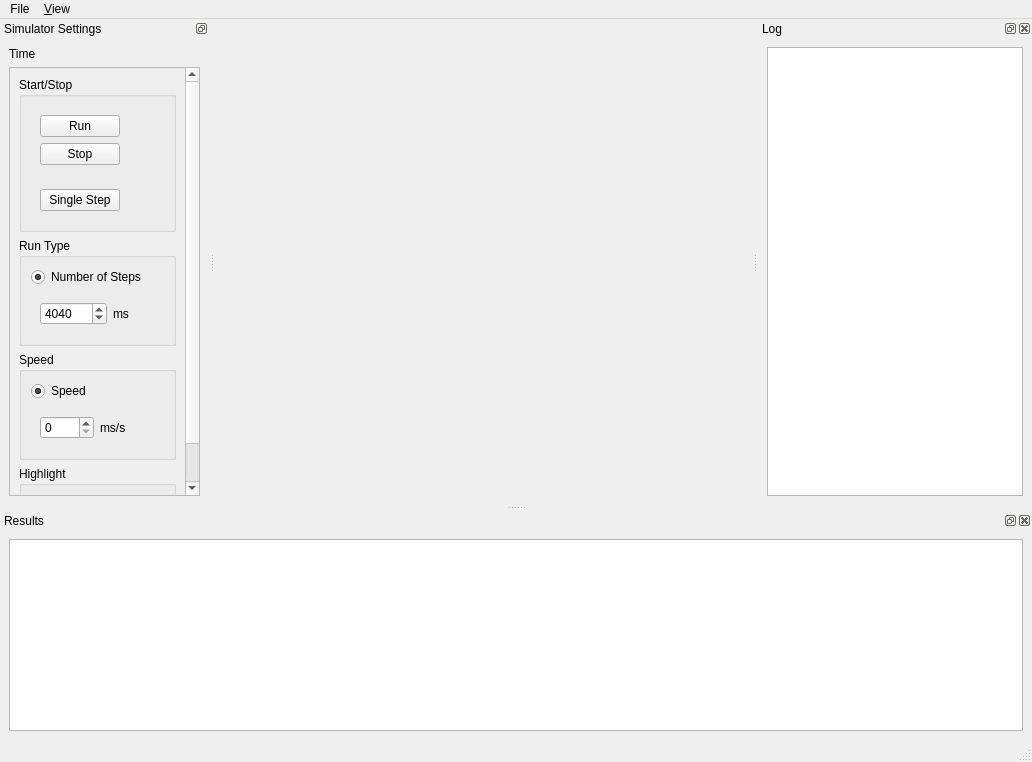
<?xml version="1.0" encoding="UTF-8"?>
<ui version="4.0">
 <class>WSNsim</class>
 <widget class="QMainWindow" name="WSNsim">
  <property name="geometry">
   <rect>
    <x>0</x>
    <y>0</y>
    <width>1032</width>
    <height>762</height>
   </rect>
  </property>
  <property name="windowTitle">
   <string>WSN Simulator</string>
  </property>
  <widget class="QWidget" name="centralwidget">
   <layout class="QHBoxLayout" name="horizontalLayout"/>
  </widget>
  <widget class="QMenuBar" name="menubar">
   <property name="geometry">
    <rect>
     <x>0</x>
     <y>0</y>
     <width>1032</width>
     <height>27</height>
    </rect>
   </property>
   <widget class="QMenu" name="menuFile">
    <property name="title">
     <string>File</string>
    </property>
    <addaction name="separator"/>
    <addaction name="actionQuit"/>
   </widget>
   <widget class="QMenu" name="menu_View">
    <property name="title">
     <string>&amp;View</string>
    </property>
    <addaction name="actionSettings"/>
    <addaction name="actionResults"/>
    <addaction name="actionLog"/>
   </widget>
   <addaction name="menuFile"/>
   <addaction name="menu_View"/>
  </widget>
  <widget class="QStatusBar" name="statusbar"/>
  <widget class="QDockWidget" name="settingsDockWidget">
   <property name="features">
    <set>QDockWidget::DockWidgetFloatable|QDockWidget::DockWidgetMovable</set>
   </property>
   <property name="windowTitle">
    <string>Simulator Settings</string>
   </property>
   <attribute name="dockWidgetArea">
    <number>1</number>
   </attribute>
   <widget class="QWidget" name="dockWidgetContents">
    <layout class="QVBoxLayout" name="verticalLayout">
     <item>
      <widget class="QLabel" name="currentTimeLabel">
       <property name="text">
        <string>Time</string>
       </property>
      </widget>
     </item>
     <item>
      <widget class="QScrollArea" name="scrollArea">
       <property name="widgetResizable">
        <bool>true</bool>
       </property>
       <widget class="QWidget" name="scrollAreaWidgetContents">
        <property name="geometry">
         <rect>
          <x>0</x>
          <y>0</y>
          <width>240</width>
          <height>500</height>
         </rect>
        </property>
        <layout class="QVBoxLayout" name="verticalLayout_7">
         <item>
          <widget class="QGroupBox" name="groupBox_3">
           <property name="title">
            <string>Start/Stop</string>
           </property>
           <layout class="QVBoxLayout" name="verticalLayout_6">
            <item>
             <widget class="QWidget" name="widget_2" native="true">
              <layout class="QHBoxLayout" name="horizontalLayout_2">
               <property name="spacing">
                <number>0</number>
               </property>
               <property name="margin">
                <number>0</number>
               </property>
               <item>
                <widget class="QWidget" name="widget" native="true">
                 <layout class="QVBoxLayout" name="verticalLayout_3">
                  <item>
                   <widget class="QPushButton" name="startButton">
                    <property name="text">
                     <string>Run</string>
                    </property>
                   </widget>
                  </item>
                  <item>
                   <widget class="QPushButton" name="stopButton">
                    <property name="text">
                     <string>Stop</string>
                    </property>
                   </widget>
                  </item>
                 </layout>
                </widget>
               </item>
               <item>
                <spacer name="horizontalSpacer_4">
                 <property name="orientation">
                  <enum>Qt::Horizontal</enum>
                 </property>
                 <property name="sizeHint" stdset="0">
                  <size>
                   <width>40</width>
                   <height>20</height>
                  </size>
                 </property>
                </spacer>
               </item>
              </layout>
             </widget>
            </item>
            <item>
             <widget class="QWidget" name="widget_5" native="true">
              <layout class="QHBoxLayout" name="horizontalLayout_4">
               <item>
                <widget class="QPushButton" name="stepButton">
                 <property name="text">
                  <string>Single Step</string>
                 </property>
                </widget>
               </item>
               <item>
                <spacer name="horizontalSpacer">
                 <property name="orientation">
                  <enum>Qt::Horizontal</enum>
                 </property>
                 <property name="sizeHint" stdset="0">
                  <size>
                   <width>40</width>
                   <height>20</height>
                  </size>
                 </property>
                </spacer>
               </item>
              </layout>
             </widget>
            </item>
           </layout>
          </widget>
         </item>
         <item>
          <widget class="QGroupBox" name="groupBox">
           <property name="title">
            <string>Run Type</string>
           </property>
           <layout class="QVBoxLayout" name="verticalLayout_4">
            <item>
             <widget class="QRadioButton" name="stepsRadioButton">
              <property name="text">
               <string>Number of Steps</string>
              </property>
              <property name="checked">
               <bool>true</bool>
              </property>
             </widget>
            </item>
            <item>
             <widget class="QWidget" name="numberOfMsWidget" native="true">
              <property name="enabled">
               <bool>true</bool>
              </property>
              <layout class="QHBoxLayout" name="horizontalLayout_5">
               <item>
                <widget class="QSpinBox" name="msSpinBox">
                 <property name="minimum">
                  <number>1</number>
                 </property>
                 <property name="maximum">
                  <number>100000</number>
                 </property>
                 <property name="value">
                  <number>4040</number>
                 </property>
                </widget>
               </item>
               <item>
                <widget class="QLabel" name="label_2">
                 <property name="text">
                  <string>ms</string>
                 </property>
                </widget>
               </item>
               <item>
                <spacer name="horizontalSpacer_3">
                 <property name="orientation">
                  <enum>Qt::Horizontal</enum>
                 </property>
                 <property name="sizeHint" stdset="0">
                  <size>
                   <width>40</width>
                   <height>20</height>
                  </size>
                 </property>
                </spacer>
               </item>
              </layout>
             </widget>
            </item>
           </layout>
          </widget>
         </item>
         <item>
          <widget class="QGroupBox" name="groupBox_2">
           <property name="title">
            <string>Speed</string>
           </property>
           <layout class="QVBoxLayout" name="verticalLayout_5">
            <item>
             <widget class="QRadioButton" name="limitedSpeedRadioButton">
              <property name="text">
               <string>Speed</string>
              </property>
              <property name="checked">
               <bool>true</bool>
              </property>
             </widget>
            </item>
            <item>
             <widget class="QWidget" name="speedWidget" native="true">
              <layout class="QHBoxLayout" name="horizontalLayout_3">
               <item>
                <widget class="QSpinBox" name="speedSpinBox">
                 <property name="minimum">
                  <number>0</number>
                 </property>
                 <property name="maximum">
                  <number>1000</number>
                 </property>
                </widget>
               </item>
               <item>
                <widget class="QLabel" name="label">
                 <property name="text">
                  <string>ms/s</string>
                 </property>
                </widget>
               </item>
               <item>
                <spacer name="horizontalSpacer_2">
                 <property name="orientation">
                  <enum>Qt::Horizontal</enum>
                 </property>
                 <property name="sizeHint" stdset="0">
                  <size>
                   <width>40</width>
                   <height>20</height>
                  </size>
                 </property>
                </spacer>
               </item>
              </layout>
             </widget>
            </item>
           </layout>
          </widget>
         </item>
         <item>
          <widget class="QGroupBox" name="groupBox_4">
           <property name="title">
            <string>Highlight</string>
           </property>
           <layout class="QHBoxLayout" name="horizontalLayout_6">
            <item>
             <widget class="QLabel" name="label_3">
              <property name="text">
               <string>Node Id</string>
              </property>
             </widget>
            </item>
            <item>
             <widget class="QSpinBox" name="highlightSpinBox"/>
            </item>
            <item>
             <spacer name="horizontalSpacer_5">
              <property name="orientation">
               <enum>Qt::Horizontal</enum>
              </property>
              <property name="sizeHint" stdset="0">
               <size>
                <width>40</width>
                <height>20</height>
               </size>
              </property>
             </spacer>
            </item>
           </layout>
          </widget>
         </item>
        </layout>
       </widget>
      </widget>
     </item>
    </layout>
   </widget>
  </widget>
  <widget class="QDockWidget" name="resultsDockWidget">
   <property name="minimumSize">
    <size>
     <width>110</width>
     <height>135</height>
    </size>
   </property>
   <property name="windowTitle">
    <string>Results</string>
   </property>
   <attribute name="dockWidgetArea">
    <number>8</number>
   </attribute>
   <widget class="QWidget" name="dockWidgetContents_2">
    <layout class="QHBoxLayout" name="horizontalLayout_7">
     <item>
      <widget class="QTextEdit" name="resultsTextEdit"/>
     </item>
    </layout>
   </widget>
  </widget>
  <widget class="QDockWidget" name="logDockWidget">
   <property name="windowTitle">
    <string>Log</string>
   </property>
   <attribute name="dockWidgetArea">
    <number>2</number>
   </attribute>
   <widget class="QWidget" name="dockWidgetContents_3">
    <layout class="QVBoxLayout" name="verticalLayout_2">
     <item>
      <widget class="QTextEdit" name="logTextEdit">
       <property name="lineWrapMode">
        <enum>QTextEdit::NoWrap</enum>
       </property>
       <property name="readOnly">
        <bool>true</bool>
       </property>
      </widget>
     </item>
    </layout>
   </widget>
  </widget>
  <action name="actionQuit">
   <property name="text">
    <string>Quit</string>
   </property>
   <property name="toolTip">
    <string>Quits the program</string>
   </property>
   <property name="shortcut">
    <string>Ctrl+Q</string>
   </property>
  </action>
  <action name="actionSettings">
   <property name="text">
    <string>Settings</string>
   </property>
  </action>
  <action name="actionResults">
   <property name="text">
    <string>Results</string>
   </property>
  </action>
  <action name="actionLog">
   <property name="text">
    <string>Log</string>
   </property>
  </action>
 </widget>
 <resources/>
 <connections>
  <connection>
   <sender>actionSettings</sender>
   <signal>triggered()</signal>
   <receiver>settingsDockWidget</receiver>
   <slot>show()</slot>
   <hints>
    <hint type="sourcelabel">
     <x>-1</x>
     <y>-1</y>
    </hint>
    <hint type="destinationlabel">
     <x>67</x>
     <y>246</y>
    </hint>
   </hints>
  </connection>
  <connection>
   <sender>actionResults</sender>
   <signal>triggered()</signal>
   <receiver>resultsDockWidget</receiver>
   <slot>show()</slot>
   <hints>
    <hint type="sourcelabel">
     <x>-1</x>
     <y>-1</y>
    </hint>
    <hint type="destinationlabel">
     <x>399</x>
     <y>527</y>
    </hint>
   </hints>
  </connection>
  <connection>
   <sender>actionLog</sender>
   <signal>triggered()</signal>
   <receiver>logDockWidget</receiver>
   <slot>show()</slot>
   <hints>
    <hint type="sourcelabel">
     <x>-1</x>
     <y>-1</y>
    </hint>
    <hint type="destinationlabel">
     <x>728</x>
     <y>246</y>
    </hint>
   </hints>
  </connection>
  <connection>
   <sender>stepsRadioButton</sender>
   <signal>toggled(bool)</signal>
   <receiver>numberOfMsWidget</receiver>
   <slot>setEnabled(bool)</slot>
   <hints>
    <hint type="sourcelabel">
     <x>94</x>
     <y>297</y>
    </hint>
    <hint type="destinationlabel">
     <x>94</x>
     <y>337</y>
    </hint>
   </hints>
  </connection>
  <connection>
   <sender>limitedSpeedRadioButton</sender>
   <signal>toggled(bool)</signal>
   <receiver>speedWidget</receiver>
   <slot>setEnabled(bool)</slot>
   <hints>
    <hint type="sourcelabel">
     <x>94</x>
     <y>443</y>
    </hint>
    <hint type="destinationlabel">
     <x>94</x>
     <y>483</y>
    </hint>
   </hints>
  </connection>
 </connections>
</ui>
